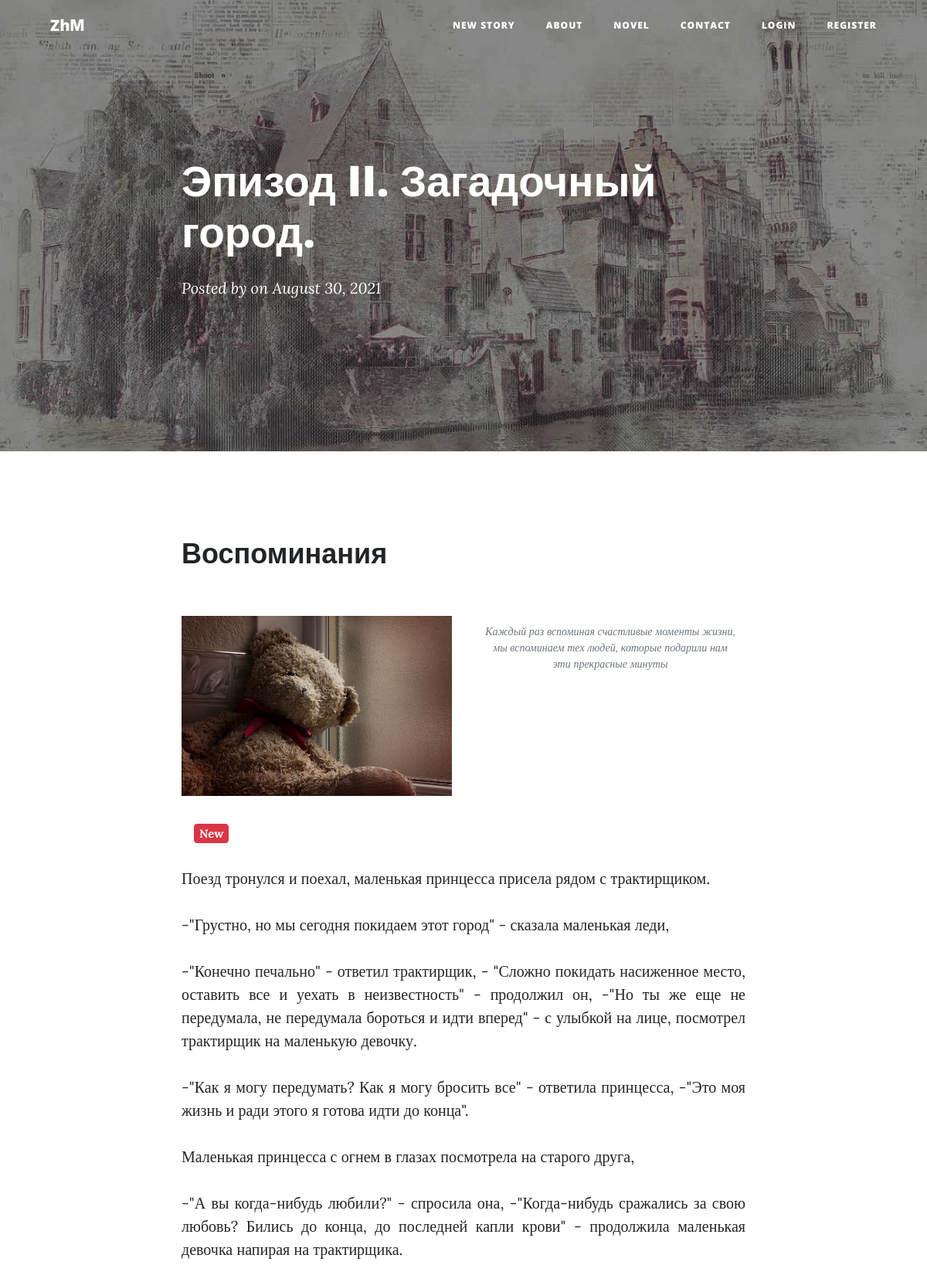
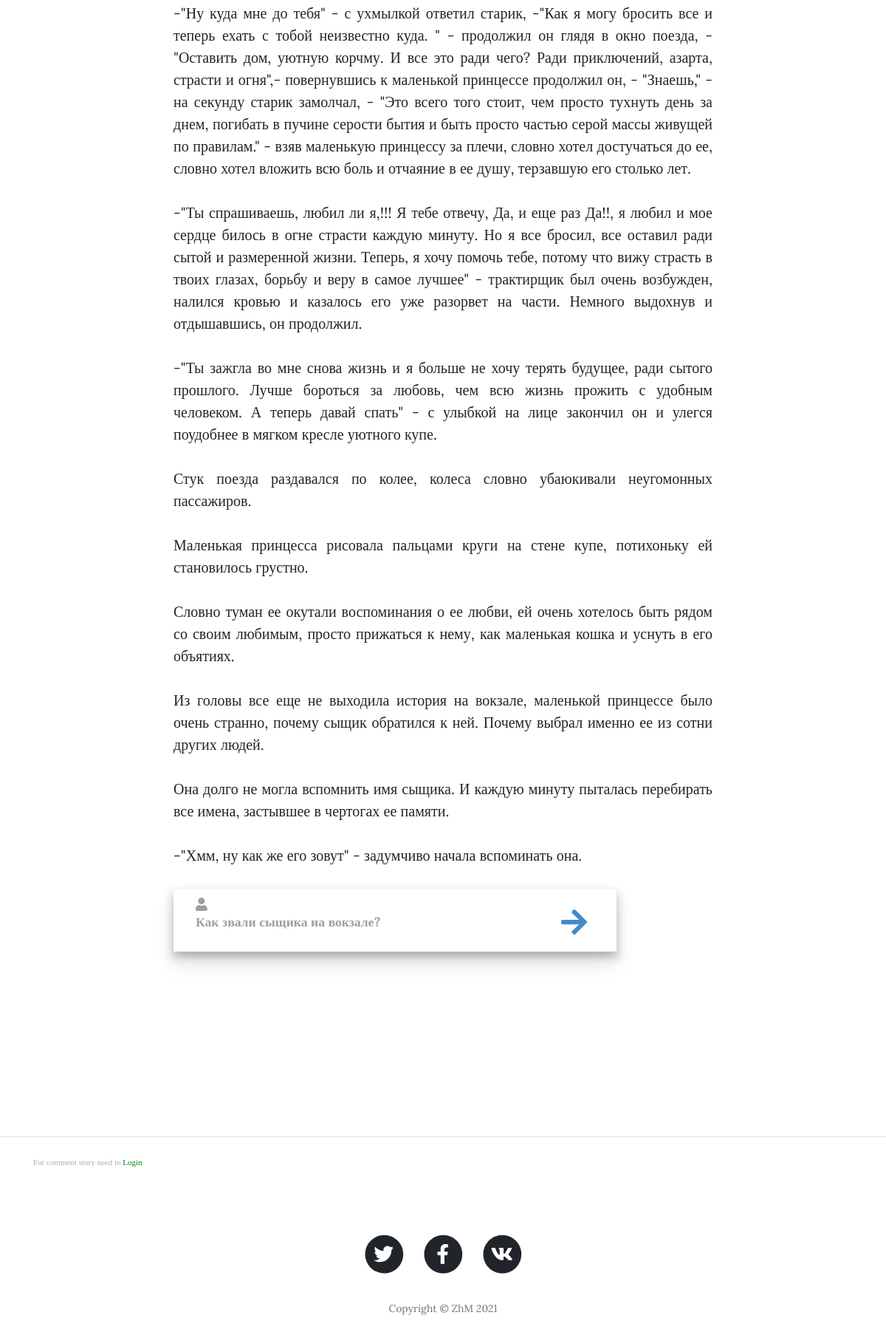
The page /post/14 on the database its author committed (2 pictures, top to bottom).
### main.py (models this page shows)
class Stories(db.Model):
    __tablename__ = "stories"
    id = db.Column(db.Integer, primary_key=True)
    date = db.Column(db.String(10), nullable=False)
    title = db.Column(db.String(250), nullable=False)
    chapter = db.Column(db.String(250), nullable=False)
    subtitle = db.Column(db.String(250), nullable=False)
    body = db.Column(db.String, nullable=False)
    img = db.Column(db.String)
    main_img = db.Column(db.String)
    new_story = db.Column(db.Boolean)
    comments = relationship("Comment", back_populates="parent_stories")

### main.py (the view, shortened to what this page needs)
@app.route('/post/<int:index>', methods=['POST', 'GET'])
def show_post(index):
    global CODE_WORD_USER
    global USER_CODE_ANSWER
    form = Comments()
    form_answer = AnswerForm()
    requested_post = Stories.query.get(index)
    msg_id = request.args.get('msg_id')
    answer = request.args.get('answer')
    msg_answer = request.args.get('msg_answer')
    further = request.args.get('further')
    show_message = request.args.get('show_message')
    _anchor = request.args.get('anchor')
    show = request.args.get('show')
    row_body = requested_post.body.split("\n")
    all_row = requested_post.body.split("\n")
    choice_text = []
    code_word = None
    if '{code_word}' in requested_post.body:
        code_word = row_body[0].strip().replace('{code_word}', '')
        if USER_CODE_ANSWER:
            CODE_WORD_USER = check_password_hash(code_word, USER_CODE_ANSWER)
        else:
            CODE_WORD_USER = None
        row_body.pop(0)
        all_row.pop(0)
    else:
        CODE_WORD_USER = None
    def msg_index_create(list_all_row):
        return [i for i in range(len(list_all_row)) if
                [txt for txt in ['{message}', '{modal_end}'] if txt in list_all_row[i]]]
    def clear_code_row(list_row):
        for txt_list in list_row:
            if '{code_row}' in txt_list:
                id_row = list_row.index(txt_list)
                if not CODE_WORD_USER:
                    list_row.pop(id_row)
                else:
                    list_row[id_row] = list_row[id_row].replace('{code_row}', '')
    i = 1
    for text in row_body:
        if '{choice_start_' + str(i) + '}' in text:
            start_i = row_body.index(text)
            end_i = row_body.index('{choice_end_' + str(i) + '}\r')
            choice_text.append(row_body[start_i + 1:end_i])
            [all_row.remove(row_body[k]) for k in range(start_i, end_i + 1)]
            i += 1
    clear_code_row(all_row)
    msg_index = msg_index_create(all_row)
    row_body.clear()
    if msg_id:
        msg_id = int(msg_id.replace('msg_', ''))
        print(msg_index)
        if msg_index.index(msg_id) + 1 == len(msg_index):
            if all_row.index(all_row[msg_index[msg_index.index(msg_id)]]) != len(all_row) - 1:
                try:
                    _anchor = all_row.index(all_row[msg_index[msg_index.index(msg_id)] + 1])
                except IndexError:
                    _anchor = msg_index[-2] + 1
            else:
                _anchor = all_row.index(all_row[msg_index[msg_index.index(msg_id)] - 1])
        else:
            _anchor = msg_index[msg_index.index(msg_id) + 1] - (msg_index[msg_index.index(msg_id) + 1] - msg_id) + 1
        if msg_index[-1] != msg_id:
            msg_index = msg_index[msg_index.index(msg_id) + 1]
        else:
            msg_index = len(all_row) - 1
        return redirect(url_for('show_post', index=index, _anchor='newstring', anchor=_anchor, answer=answer,
                                msg_index=msg_index))
    elif request.args.get('msg_index'):
        msg_index = int(request.args.get('msg_index')) + 1
    else:
        if msg_index:
            msg_index = msg_index[0] + 1
        else:
            msg_index = len(all_row)
    if msg_index > len(all_row):
        msg_index = len(all_row)
    return render_template('post.html', post=requested_post, post_body=all_row, datetime=datetime, dt=dt, form=form,
                           msg_index=msg_index, answer=answer, show=show, anchor_msg=_anchor, form_answer=form_answer,
                           msg_answer=msg_answer, code_word=CODE_WORD_USER)

### forms.py
class Comments(FlaskForm):
    text = TextAreaField("Comment",
                         validators=[Length(min=5)],
                         render_kw={'placeholder': "Добавьте комментарий более чем в 5 знаков"})
    submit = SubmitField("Add Comment")

class AnswerForm(FlaskForm):
    data_str = StringField(" ", validators=[DataRequired()])
    submit = SubmitField("")

### templates/post.html (shortened to what this page needs)
{% import 'bootstrap/wtf.html' as wtf %}
{% include 'header.html' %}
        <header class="masthead" style="background-image: url({{ url_for('static', filename='assets/img-stories/'
        + post['main_img']|string)}})">
            <div class="overlay"></div>
            <div class="container">
                <div class="row">
                    <div class="col-lg-8 col-md-10 mx-auto">
                        <div class="post-heading">
                            <h1>{{ post['chapter'] }}</h1>
                            <span class="meta">
                                Posted by
                                on {{ dt.fromisoformat(post['date']).strftime('%B %d, %Y') }}
                            </span>
                        </div>
                    </div>
                </div>
            </div>
        </header>
        <article>
            <div class="container">
                <div class="row">
                    <div class="col-lg-8 col-md-10 mx-auto">
                        <h2 class="section-heading">{{ post['title'] }}</h2>
                        <div class="row">
                         <div class="col-lg-6 col-md-12 mx-auto">
                            <img class="img-fluid" src="{{ url_for('static', filename='assets/img-stories/'
                            + post['img']|string)}}" alt="..." />
                         </div>
                         <div class="col-lg-6 col-md-12 mx-auto">
                            <span class="caption text-muted">{{ post['subtitle'] }}</span>
                         </div>
                        </div>
                            {% macro dict_data(txt, replace_txt='') -%}
                                {% set dict = {} %}
                                {%- for k in txt.replace(replace_txt, '').split(';') %}
                                {% set x = dict.__setitem__(k.split('=')[0].replace(' ', ''), k.split('=', 1)[1])  %}
                                {%- endfor %}
                                {{ caller(dict) }}
                            {%- endmacro %}
                            {% set all_rows_story = post_body %}
                            {% set show_msg_class = ['toast fade show hide', 'fade show'] %}
                            {% set last_row = msg_index %}
                            {% set anchor_msg_n = anchor_msg %}
                            {% set btn_id_modal = [] %}
                            {% for i in  range(msg_index) %}
                                {% set text = all_rows_story[i] %}
                                {% set msg_id = i %}
                                {% if (anchor_msg_n|int == (i|int) and '{old}' not in text)
                                    or (anchor_msg_n|int + 1 == (i)|int and '{old}' in all_rows_story[(i-1)|int]
                                            and '{message_pack}' not in all_rows_story[(i-1)|int]) %}
                                        <div class="m-3 pt-3">
                                            <span id='newstring' class="border border-danger shadow-sm badge badge-danger">
                                                New
                                            </span>
                                        </div>
                                {% endif %}
                                 {% set text = text.replace('{old}', '') %}
                             {% if "{message}" in text: %}
                                    {% if msg_index - 1 == msg_id: %}
                                        {% set show_msg = 'toast fade hide' %}
                                        {% if '{button}' in text %}
                                            {% if '{end}' in text %}
                                             <div id="{{ msg_id }}" class="shadow card card-answer" >
                                                    <div class="col-sm button-msg" >
                                                         <a href="{{ url_for('show_post',
                                                         index=post.id,
                                                         msg_id='msg_' + msg_id|string,
                                                         further=0, answer=answer) }}"
                                                            class="btn btn-outline-secondary fontMark"
                                                            data-wow-delay="0.7s">Конец Истории! </a>
                                                     </div>
                                                </div>
                                                <br>
                                            {% elif '{input}' in text %}
                                                {% set type = 'password' if '{password}' in text else 'text' %}
                                                {% set text = text.replace('{password}', '') %}
                                                <form  id="form_answer" method="post" role="form" action="{{ url_for('show_post',
                                                                            index=post.id, msg_id='msg_' + msg_id|string,
                                                                            answer=answer, num_row=i) }}" >
                                                    <div id="form-box">
                                                            {% if '=' in text %}
                                                                {% call(dict) dict_data(text, '{message}{button}{input}') %}
                                                                     <i id="prev-btn" class="fas fa-user"></i>
                                                                     <button id="next-btn" type='submit' form="form_answer"  class="" >
                                                                         <i id="next-btn" class="fas fa-arrow-right"></i>
                                                                     </button>
                                                                      <div id="input-group">
                                                                        {{ form_answer.data_str(id="input-field", class='', type=type) }}
                                                                        <label id="input-label">{{ dict.label }}</label>
                                                                      </div>
                                                                {% endcall %}
                                                            {% endif %}
                                                    </div>
                                                </form>
                                            {% endif %}
                                        {% else %}
                                            {% set show_msg = 'toast fade show' %}
                                        {% endif %}
                                    {% else %}
                                        {% set show_msg = 'toast fade hide' %}
                                    {% endif %}
                            {% else %}
                             <div  id="{{ msg_id }} " class="{{ 'message_pack' if '{message_pack}' in text else ' ' }}">
                                 {% if '{message_pack}' in text %}
                                    {% if anchor_msg_n|int == (i|int)  %}
                                        <div class="m-3 pt-3"><span id='newstring' class="badge badge-danger">New</span></div>
                                    {% endif %}
                                    {% if '=' in text %}
                                        {% call(dict) dict_data(text, '{message_pack}') %}
                                             <a type="button" class="inactive-link" >
                                                <img  src="{{url_for('static', filename='/assets/img-stories/'+dict.img_src)}}">
                                             </a>
                                             <p  class="toast fade show hide letter shadow-sm" >
                                                 <small>
                                                     <b>{{ dict.title }}</b><br>
                                                     <span>{{ dict.text_body|safe }}</span>
                                                 </small>
                                             </p>
                                        {% endcall %}
                                    {% else %}
                                         <a type="button" class="inactive-link" >
                                         <img  src="{{url_for('static', filename='/assets/img-stories/message.svg')}}">
                                          </a>
                                         <p  class="toast fade show hide letter shadow-sm" >{{ text.replace('{message_pack}', '')|safe }}</p>
                                    {% endif %}
                                 {% else %}
                                    <p>{{ text|safe }}</p>
                                 {% endif %}
                             </div>
                            {% endif %}
                            {% endfor %}
                    </div>
                </div>
            </div>
        </article>
        <hr style="margin-top: 15rem" />
        {% if current_user.is_authenticated %}
        <div class="container">
          <div class="row">
            <div class="col-lg-12 col-md-10 mx-auto">
              {{ wtf.quick_form(form, novalidate=True,
                button_map={"submit": "primary"}) }}
            </div>
          </div>
        </div>
        {% else %}
        <div class="container">
            <span class="date sub-text"> For comment story need to
                <a href="{{ url_for('login', page='post/' + post.id|string) }}" style="color: green;">Login</a> </span>
        </div>
        {% endif %}
          <div class="col-lg-8 col-md-10 mx-auto comment">
            </div>
 {% include 'footer.html' %}

### rows shown on the page
Stories: main_img (picture), chapter "Эпизод II. Загадочный город.", fromisoformat "August 30, 2021", title "Воспоминания", img (picture), subtitle "Каждый раз вспоминая счастливые моменты жизни, мы вспоминаем тех людей, которые подарили нам эти прекрасные минуты"

### other values the page prints
{{ text|safe }} "Поезд тронулся и поехал, маленькая принцесса присела рядом с трактирщиком." "-\"Грустно, но мы сегодня покидаем этот город\" - сказала маленькая леди," "-\"Как я могу передумать? Как я могу бросить все\" - ответила принцесса, -\"Это моя жизнь и ради этого я готова идти до конца\"." "Маленькая принцесса с огнем в глазах посмотрела на старого друга," "-\"А вы когда-нибудь любили?\" - спросила она, -\"Когда-нибудь сражались за свою любовь? Бились до конца, до последней капли крови\" - продолжила маленькая девочка напирая на трактирщика." "Стук поезда раздавался по колее, колеса словно убаюкивали неугомонных пассажиров." "Маленькая принцесса рисовала пальцами круги на стене купе, потихоньку ей становилось грустно." "Словно туман ее окутали воспоминания о ее любви, ей очень хотелось быть рядом со своим любимым, просто прижаться к нему, как маленькая кошка и уснуть в его объятиях." "Из головы все еще не выходила история на вокзале, маленькой принцессе было очень странно, почему сыщик обратился к ней. Почему выбрал именно ее из сотни других людей." "Она долго не могла вспомнить имя сыщика. И каждую минуту пыталась перебирать все имена, застывшее в чертогах ее памяти." "-\"Хмм, ну как же его зовут\" - задумчиво начала вспоминать она."
{{ dict.label }} "Как звали сыщика на вокзале?"
